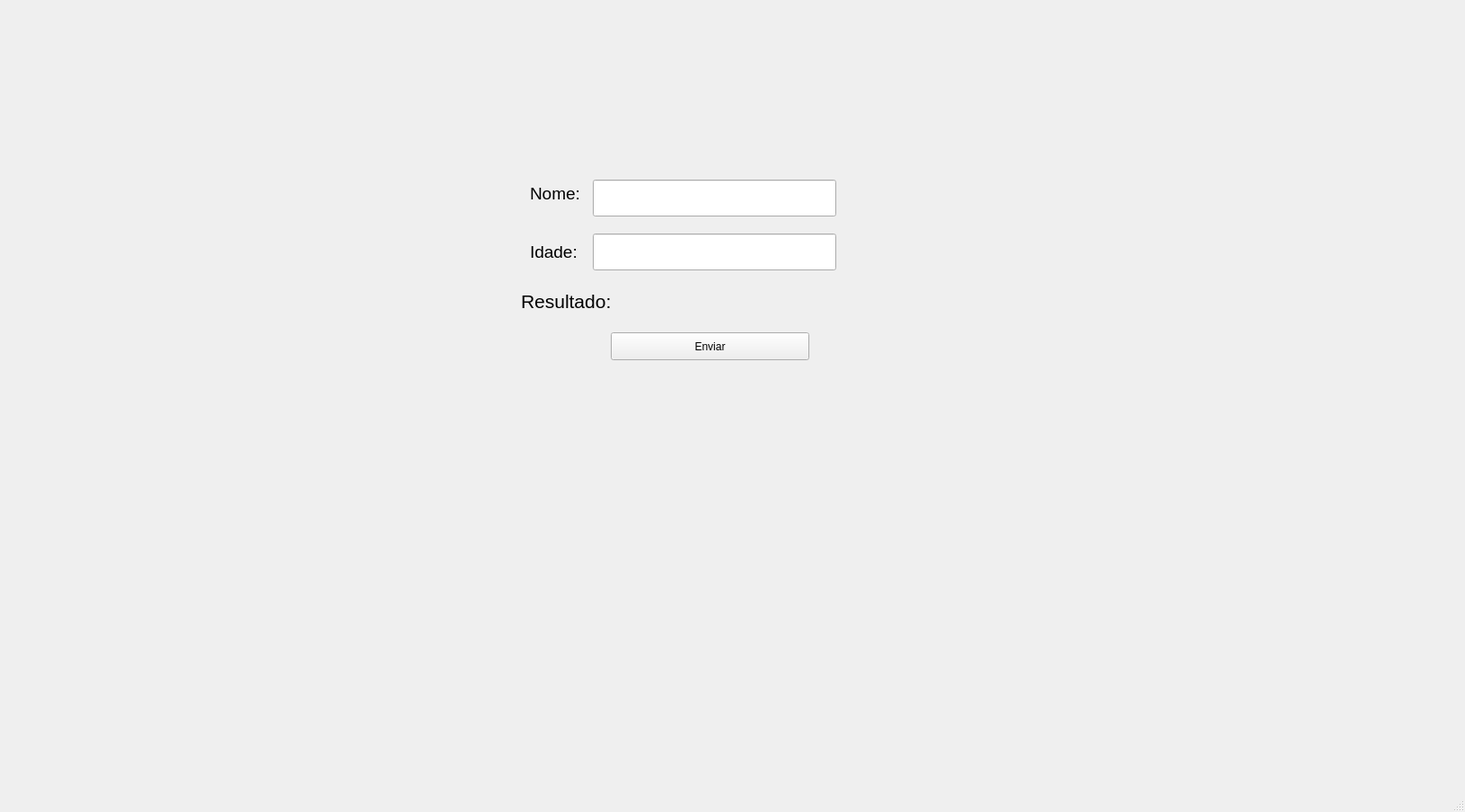
<?xml version="1.0" encoding="UTF-8"?>
<ui version="4.0">
 <class>MainWindow</class>
 <widget class="QMainWindow" name="MainWindow">
  <property name="geometry">
   <rect>
    <x>0</x>
    <y>0</y>
    <width>1631</width>
    <height>904</height>
   </rect>
  </property>
  <property name="windowTitle">
   <string>MainWindow</string>
  </property>
  <widget class="QWidget" name="centralwidget">
   <widget class="QLineEdit" name="lineEditNome">
    <property name="geometry">
     <rect>
      <x>660</x>
      <y>200</y>
      <width>271</width>
      <height>41</height>
     </rect>
    </property>
   </widget>
   <widget class="QLineEdit" name="lineEditIdade">
    <property name="geometry">
     <rect>
      <x>660</x>
      <y>260</y>
      <width>271</width>
      <height>41</height>
     </rect>
    </property>
   </widget>
   <widget class="QPushButton" name="pushButtonEnviar">
    <property name="geometry">
     <rect>
      <x>680</x>
      <y>370</y>
      <width>221</width>
      <height>31</height>
     </rect>
    </property>
    <property name="text">
     <string>Enviar</string>
    </property>
   </widget>
   <widget class="QLabel" name="label">
    <property name="geometry">
     <rect>
      <x>590</x>
      <y>200</y>
      <width>61</width>
      <height>31</height>
     </rect>
    </property>
    <property name="font">
     <font>
      <pointsize>14</pointsize>
     </font>
    </property>
    <property name="text">
     <string>Nome:</string>
    </property>
   </widget>
   <widget class="QLabel" name="label_2">
    <property name="geometry">
     <rect>
      <x>590</x>
      <y>260</y>
      <width>61</width>
      <height>41</height>
     </rect>
    </property>
    <property name="font">
     <font>
      <pointsize>14</pointsize>
     </font>
    </property>
    <property name="text">
     <string>Idade:</string>
    </property>
   </widget>
   <widget class="QLabel" name="label_3">
    <property name="geometry">
     <rect>
      <x>580</x>
      <y>310</y>
      <width>101</width>
      <height>51</height>
     </rect>
    </property>
    <property name="font">
     <font>
      <pointsize>16</pointsize>
     </font>
    </property>
    <property name="text">
     <string>Resultado: </string>
    </property>
   </widget>
  </widget>
  <widget class="QMenuBar" name="menubar">
   <property name="geometry">
    <rect>
     <x>0</x>
     <y>0</y>
     <width>1631</width>
     <height>21</height>
    </rect>
   </property>
  </widget>
  <widget class="QStatusBar" name="statusbar"/>
 </widget>
 <resources/>
 <connections/>
</ui>
